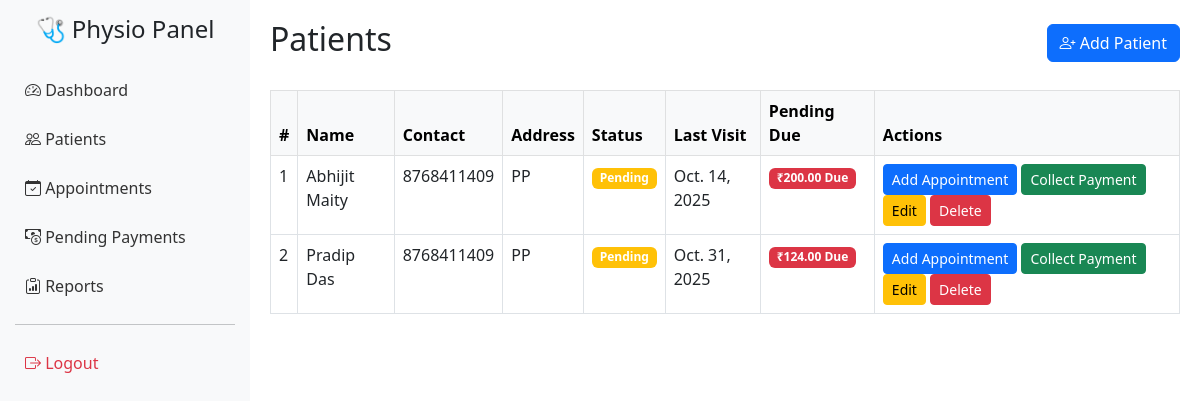
/patients/ (signed in), run on the app's committed database.
### core/models.py (models this page shows, shortened)
class Patient(models.Model):
    STATUS_CHOICES = [
        ('New', 'New'),
        ('Regular', 'Regular'),
        ('Critical', 'Critical'),
    ]
    name = models.CharField(max_length=100)
    contact = models.CharField(max_length=15)
    address = models.TextField(blank=True, null=True)
    medical_notes = models.TextField(blank=True, null=True)
    status = models.CharField(max_length=10, choices=STATUS_CHOICES, default='New')
    total_fee = models.DecimalField(max_digits=8, decimal_places=2, default=0)
    pending_fee = models.DecimalField(max_digits=8, decimal_places=2, default=0)
    notes = models.TextField(blank=True, null=True)

### core/views.py (the view)
# urls.py: path("patients/", views.patients, name="patients"),
@login_required
def patients(request):
    patients_list = Patient.objects.all()
    for patient in patients_list:
        last_appointment = patient.appointment_set.order_by('-date').first()
        patient.last_visit = last_appointment.date if last_appointment else None
    return render(request, 'patients.html', {'patients': patients_list})

### templates/patients.html
{% extends 'base.html' %}
{% block content %}
<div class="d-flex justify-content-between align-items-center">
    <h2>Patients</h2>
    <a href="{% url 'add_patient' %}" class="btn btn-primary"><i class="bi bi-person-plus"></i> Add Patient</a>
</div>
<table class="table table-bordered mt-4">
    <thead class="table-light">
        <tr>
            <th>#</th>
            <th>Name</th>
            <th>Contact</th>
            <th>Address</th>
            <th>Status</th>
            <th>Last Visit</th>
            <th>Pending Due</th>
            <th>Actions</th>
        </tr>
    </thead>
    <tbody>
        {% for patient in patients %}
        <tr>
            <td>{{ forloop.counter }}</td>
            <td>{{ patient.name }}</td>
            <td>{{ patient.contact }}</td>
            <td>{{ patient.address|default:"-" }}</td>
            <td>
                {% if patient.pending_fee == 0 %}
                <span class="badge bg-success">Regular</span>
                {% else %}
                <span class="badge bg-warning">Pending</span>
                {% endif %}
            </td>
            <td>{{ patient.last_visit|default:"-" }}</td>
            <td>
                {% if patient.pending_fee > 0 %}
                <span class="badge bg-danger">₹{{ patient.pending_fee }} Due</span>
                {% else %}
                <span class="badge bg-success">Paid</span>
                {% endif %}
            </td>
            <td>
                <a href="{% url 'add_appointment' %}?patient_id={{ patient.id }}" class="btn btn-sm btn-primary">Add
                    Appointment</a>
                {% if patient.appointment_set.last %}
                <a href="{% url 'collect_payment' patient.appointment_set.last.id %}"
                    class="btn btn-sm btn-success">Collect Payment</a>
                {% else %}
                <button class="btn btn-sm btn-secondary" disabled>No Appointments</button>
                {% endif %}
                <a href="{% url 'edit_patient' patient.id %}" class="btn btn-sm btn-warning">Edit</a>
                <a href="{% url 'delete_patient' patient.id %}" class="btn btn-sm btn-danger">Delete</a>
            </td>
        </tr>
        {% empty %}
        <tr>
            <td colspan="8" class="text-center">No patients found.</td>
        </tr>
        {% endfor %}
    </tbody>
</table>
{% endblock %}

### templates/base.html (style rules this page uses)
body { display: flex; }

### data on the page
Patient: name "Abhijit Maity", contact "8768411409", address "PP", shows "Pending", last_visit "Oct. 14, 2025", pending_fee "200.00", shows "Collect Payment"
Patient: name "Pradip Das", contact "8768411409", address "PP", shows "Pending", last_visit "Oct. 31, 2025", pending_fee "124.00", shows "Collect Payment"
